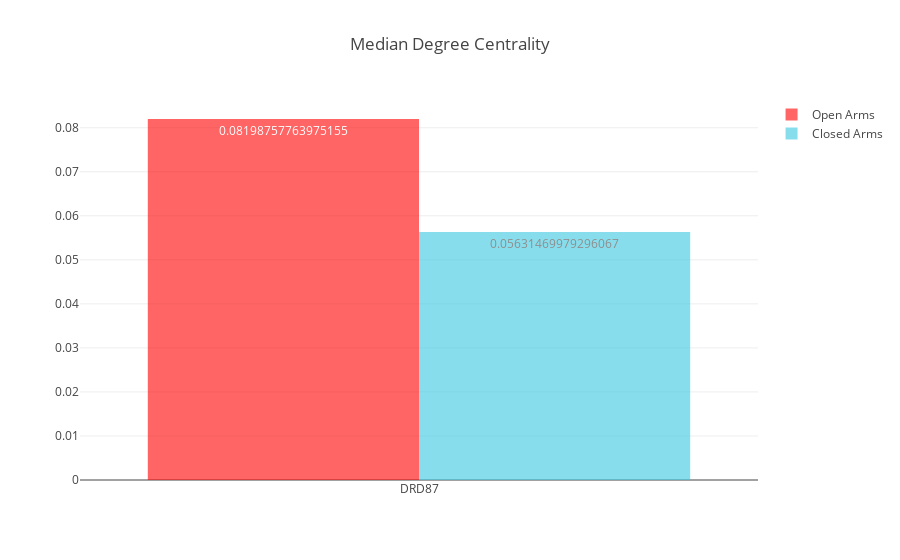

This figure's notebook cell:
### Code cell
open_arms_graphs = get_behavior_graphs(feature_extractors, "OpenArms_centerpoint")

open_measures = list()
for open_arms_graph in open_arms_graphs:
    open_measures.append(open_arms_graph.mean_degree_centrality)    
    
closed_arms_graphs = get_behavior_graphs(feature_extractors, "ClosedArms_centerpoint")

closed_measures = list()
for closed_arms_graph in closed_arms_graphs:
    closed_measures.append(closed_arms_graph.mean_degree_centrality) 

x_axis = ["DRD87"]
plot_network_measures(open_measures, closed_measures, *x_axis, title="Median Degree Centrality")

### Figure 1 — Plotly figure (JSON) as saved in the notebook; plotly's stock layout.template omitted (floating-point values rounded to 4 significant figures)
{"data": [{"marker": {"color": "rgb(255, 0, 0)"}, "name": "Open Arms", "opacity": 0.6, "text": [0.08199], "textposition": "auto", "type": "bar", "uid": "977a18", "x": ["DRD87"], "y": [0.08199]}, {"marker": {"color": "rgb(58,200,225)"}, "name": "Closed Arms", "opacity": 0.6, "text": [0.05631], "textposition": "auto", "type": "bar", "uid": "4eb64c", "x": ["DRD87"], "y": [0.05631]}], "layout": {"autosize": true, "title": "Median Degree Centrality", "xaxis": {"autorange": true, "range": [-0.5, 0.5], "type": "category"}, "yaxis": {"autorange": true, "range": [0, 0.0863], "type": "linear"}}}
